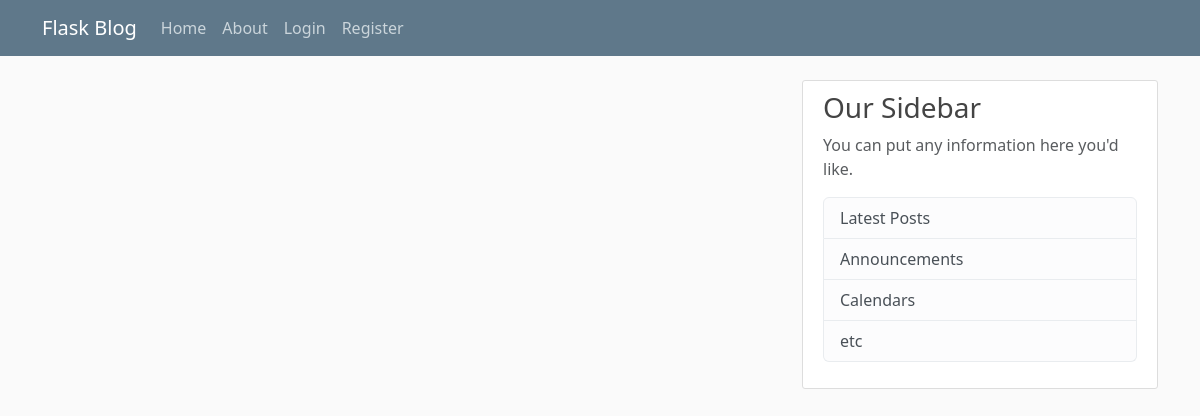
The app's page /, older data.
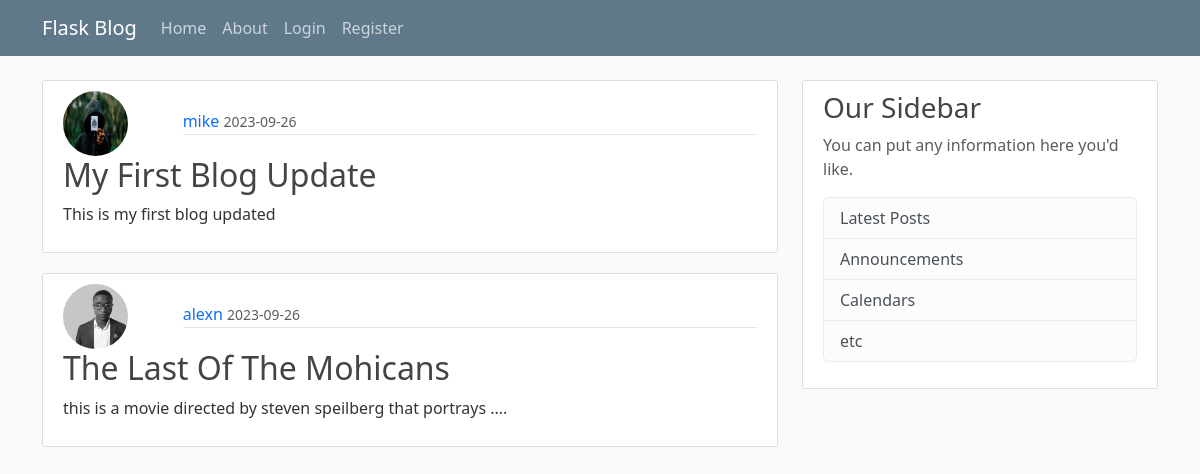
The same page, newer data.
### flaskblog/models.py (models this page shows, shortened)
class Post(db.Model):
    id = db.Column(db.Integer, primary_key=True)
    title = db.Column(db.String(100), nullable=False)
    date_posted = db.Column(db.DateTime, nullable=False, default=datetime.utcnow)
    content = db.Column(db.Text(), nullable=False)
    user_id = db.Column(db.Integer, db.ForeignKey('user.id'), nullable=False)

class User(db.Model, UserMixin):
    id = db.Column(db.Integer, primary_key=True)
    username = db.Column(db.String(20), unique=True, nullable=False)
    email = db.Column(db.String(120), unique=True, nullable=False)
    image_file = db.Column(db.String(20), nullable=False, default="default.jpg")
    password = db.Column(db.String(60), nullable=False)
    posts = db.relationship("Post", backref="author", lazy=True)

### flaskblog/routes.py (the view)
@app.route("/home")
@app.route("/")
def home():
    posts = Post.query.all()
    return render_template("home.html", posts=posts)

### flaskblog/templates/home.html
{% extends 'base.html' %}
{% block content %}
    {% for post in posts %}
        <article class="media content-section bg-gray-100">
            <div class="media-body">
                <div class="row align-items-center">
                    <div class="col-md-2">
                        <img class="rounded-circle article-img"
                            src="{{ url_for('static', filename='/profile_pics/' + post.author.image_file) }}"
                            alt="profile pic">
                    </div>
                    <div class="col-md-10">
                        <div class="article-metadata">
                            <a class="mr-2 text-decoration-none text-primary" href="#">{{ post.author.username }}</a>
                            <small class="text-muted">{{ post.date_posted.strftime('%Y-%m-%d') }}</small>
                        </div>
                    </div>
                </div>
                <div class="row">
                    <div class="col-md-12">
                        <h2><a class="article-title text-decoration-none" href="{{ url_for('post', post_id=post.id ) }}">{{ post.title }}</a></h2>
                        <p class="article-content">{{ post.content|truncate(200, false, '...') }}</p>
                    </div>
                </div>
            </div>
        </article>
    {% endfor %}
{% endblock %}

### flaskblog/templates/base.html (shortened to what this page needs)
<!DOCTYPE html>
<html lang="en">
<head>
    <link href="https://cdn.jsdelivr.net/npm/bootstrap@5.3.2/dist/css/bootstrap.min.css"
    rel="stylesheet"
>
    <link rel="stylesheet" href="{{ url_for('static', filename='main.css' ) }}">
</head>
<body>
    {% include 'navigation.html'   %}
    <main role="main" class="container bg-gray-400">
        <div class="row">
            <div class="col-md-8">
            {% block content %}{% endblock %}
            </div>
                <div class="col-md-4">
                <div class="content-section">
                    <h3>Our Sidebar</h3>
                    <p class='text-muted'>You can put any information here you'd like.
                    <ul class="list-group">
                        <li class="list-group-item list-group-item-light">Latest Posts</li>
                        <li class="list-group-item list-group-item-light">Announcements</li>
                        <li class="list-group-item list-group-item-light">Calendars</li>
                        <li class="list-group-item list-group-item-light">etc</li>
                    </ul>
                    </p>
                </div>
                </div>
        </div>
    </main>
</body>
</html>

### flaskblog/templates/navigation.html (shortened to what this page needs)
<header class="site-header">
  <nav class="navbar navbar-expand-md navbar-dark bg-steel fixed-top">
    <div class="container">
      <a class="navbar-brand mr-4" href="/">Flask Blog</a>
      <div class="collapse navbar-collapse" id="navbarToggle">
        <div class="navbar-nav mr-auto">
          <a class="nav-item nav-link" href="{{ url_for('home' ) }}">Home</a>
          <a class="nav-item nav-link" href="{{ url_for('about' ) }}">About</a>
        </div>
        <div class="navbar-nav">
          {% if current_user.is_authenticated %}
            <a class="nav-item nav-link" href="{{ url_for('new_post' ) }}">New</a>
            <a class="nav-item nav-link" href="{{ url_for('account' ) }}">Account</a>
            <a class="nav-item nav-link" href="{{ url_for('logout' ) }}">Logout</a>
          {% else %}
            <a class="nav-item nav-link" href="{{ url_for('login' ) }}">Login</a>
            <a class="nav-item nav-link" href="{{ url_for('register' ) }}">Register</a>
          {% endif %}
        </div>
      </div>
    </div>
  </nav>
</header>

### flaskblog/static/main.css (style rules this page uses)
body { background: #fafafa; color: #333333; margin-top: 5rem; }
h1, h2, h3, h4, h5, h6 { color: #444444; }
.bg-steel { background-color: #5f788a; }
.site-header .navbar-nav .nav-link { color: #cbd5db; }
.content-section { background: #ffffff; padding: 10px 20px; border: 1px solid #dddddd; border-radius: 3px; margin-bottom: 20px; }
.article-title { color: #444444; }
.article-content { white-space: pre-line; }
.article-img { height: 65px; width: 65px; margin-right: 16px; }
.article-metadata { padding-bottom: 1px; margin-bottom: 4px; border-bottom: 1px solid #e3e3e3 }

Row changes from the older to the newer data that the page shows:
added Post: image_file (placeholder picture), author.username "mike", date_posted "2023-09-26", title "My First Blog Update", content "This is my first blog updated"
added Post: image_file (picture), author.username "alexn", date_posted "2023-09-26", title "The Last Of The Mohicans", content "this is a movie directed by steven speilberg that portrays ...."
